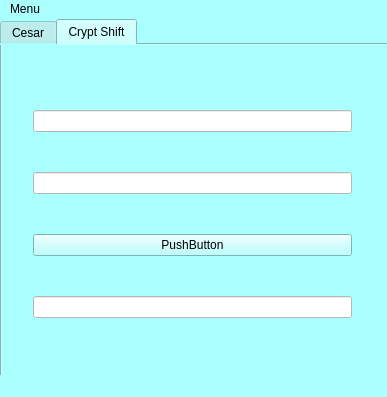
<?xml version="1.0" encoding="UTF-8"?>
<ui version="4.0">
 <class>cesar</class>
 <widget class="QMainWindow" name="cesar">
  <property name="enabled">
   <bool>true</bool>
  </property>
  <property name="geometry">
   <rect>
    <x>0</x>
    <y>0</y>
    <width>387</width>
    <height>397</height>
   </rect>
  </property>
  <property name="palette">
   <palette>
    <active>
     <colorrole role="WindowText">
      <brush brushstyle="SolidPattern">
       <color alpha="255">
        <red>0</red>
        <green>0</green>
        <blue>0</blue>
       </color>
      </brush>
     </colorrole>
     <colorrole role="Button">
      <brush brushstyle="SolidPattern">
       <color alpha="255">
        <red>170</red>
        <green>255</green>
        <blue>255</blue>
       </color>
      </brush>
     </colorrole>
     <colorrole role="Light">
      <brush brushstyle="SolidPattern">
       <color alpha="255">
        <red>255</red>
        <green>255</green>
        <blue>255</blue>
       </color>
      </brush>
     </colorrole>
     <colorrole role="Midlight">
      <brush brushstyle="SolidPattern">
       <color alpha="255">
        <red>255</red>
        <green>212</green>
        <blue>255</blue>
       </color>
      </brush>
     </colorrole>
     <colorrole role="Dark">
      <brush brushstyle="SolidPattern">
       <color alpha="255">
        <red>127</red>
        <green>85</green>
        <blue>127</blue>
       </color>
      </brush>
     </colorrole>
     <colorrole role="Mid">
      <brush brushstyle="SolidPattern">
       <color alpha="255">
        <red>170</red>
        <green>113</green>
        <blue>170</blue>
       </color>
      </brush>
     </colorrole>
     <colorrole role="Text">
      <brush brushstyle="SolidPattern">
       <color alpha="255">
        <red>0</red>
        <green>0</green>
        <blue>0</blue>
       </color>
      </brush>
     </colorrole>
     <colorrole role="BrightText">
      <brush brushstyle="SolidPattern">
       <color alpha="255">
        <red>255</red>
        <green>255</green>
        <blue>255</blue>
       </color>
      </brush>
     </colorrole>
     <colorrole role="ButtonText">
      <brush brushstyle="SolidPattern">
       <color alpha="255">
        <red>0</red>
        <green>0</green>
        <blue>0</blue>
       </color>
      </brush>
     </colorrole>
     <colorrole role="Base">
      <brush brushstyle="SolidPattern">
       <color alpha="255">
        <red>170</red>
        <green>255</green>
        <blue>255</blue>
       </color>
      </brush>
     </colorrole>
     <colorrole role="Window">
      <brush brushstyle="SolidPattern">
       <color alpha="255">
        <red>170</red>
        <green>255</green>
        <blue>255</blue>
       </color>
      </brush>
     </colorrole>
     <colorrole role="Shadow">
      <brush brushstyle="SolidPattern">
       <color alpha="255">
        <red>0</red>
        <green>0</green>
        <blue>0</blue>
       </color>
      </brush>
     </colorrole>
     <colorrole role="AlternateBase">
      <brush brushstyle="SolidPattern">
       <color alpha="255">
        <red>255</red>
        <green>212</green>
        <blue>255</blue>
       </color>
      </brush>
     </colorrole>
     <colorrole role="ToolTipBase">
      <brush brushstyle="SolidPattern">
       <color alpha="255">
        <red>255</red>
        <green>255</green>
        <blue>220</blue>
       </color>
      </brush>
     </colorrole>
     <colorrole role="ToolTipText">
      <brush brushstyle="SolidPattern">
       <color alpha="255">
        <red>0</red>
        <green>0</green>
        <blue>0</blue>
       </color>
      </brush>
     </colorrole>
     <colorrole role="PlaceholderText">
      <brush brushstyle="SolidPattern">
       <color alpha="128">
        <red>0</red>
        <green>0</green>
        <blue>0</blue>
       </color>
      </brush>
     </colorrole>
    </active>
    <inactive>
     <colorrole role="WindowText">
      <brush brushstyle="SolidPattern">
       <color alpha="255">
        <red>0</red>
        <green>0</green>
        <blue>0</blue>
       </color>
      </brush>
     </colorrole>
     <colorrole role="Button">
      <brush brushstyle="SolidPattern">
       <color alpha="255">
        <red>170</red>
        <green>255</green>
        <blue>255</blue>
       </color>
      </brush>
     </colorrole>
     <colorrole role="Light">
      <brush brushstyle="SolidPattern">
       <color alpha="255">
        <red>255</red>
        <green>255</green>
        <blue>255</blue>
       </color>
      </brush>
     </colorrole>
     <colorrole role="Midlight">
      <brush brushstyle="SolidPattern">
       <color alpha="255">
        <red>255</red>
        <green>212</green>
        <blue>255</blue>
       </color>
      </brush>
     </colorrole>
     <colorrole role="Dark">
      <brush brushstyle="SolidPattern">
       <color alpha="255">
        <red>127</red>
        <green>85</green>
        <blue>127</blue>
       </color>
      </brush>
     </colorrole>
     <colorrole role="Mid">
      <brush brushstyle="SolidPattern">
       <color alpha="255">
        <red>170</red>
        <green>113</green>
        <blue>170</blue>
       </color>
      </brush>
     </colorrole>
     <colorrole role="Text">
      <brush brushstyle="SolidPattern">
       <color alpha="255">
        <red>0</red>
        <green>0</green>
        <blue>0</blue>
       </color>
      </brush>
     </colorrole>
     <colorrole role="BrightText">
      <brush brushstyle="SolidPattern">
       <color alpha="255">
        <red>255</red>
        <green>255</green>
        <blue>255</blue>
       </color>
      </brush>
     </colorrole>
     <colorrole role="ButtonText">
      <brush brushstyle="SolidPattern">
       <color alpha="255">
        <red>0</red>
        <green>0</green>
        <blue>0</blue>
       </color>
      </brush>
     </colorrole>
     <colorrole role="Base">
      <brush brushstyle="SolidPattern">
       <color alpha="255">
        <red>170</red>
        <green>255</green>
        <blue>255</blue>
       </color>
      </brush>
     </colorrole>
     <colorrole role="Window">
      <brush brushstyle="SolidPattern">
       <color alpha="255">
        <red>170</red>
        <green>255</green>
        <blue>255</blue>
       </color>
      </brush>
     </colorrole>
     <colorrole role="Shadow">
      <brush brushstyle="SolidPattern">
       <color alpha="255">
        <red>0</red>
        <green>0</green>
        <blue>0</blue>
       </color>
      </brush>
     </colorrole>
     <colorrole role="AlternateBase">
      <brush brushstyle="SolidPattern">
       <color alpha="255">
        <red>255</red>
        <green>212</green>
        <blue>255</blue>
       </color>
      </brush>
     </colorrole>
     <colorrole role="ToolTipBase">
      <brush brushstyle="SolidPattern">
       <color alpha="255">
        <red>255</red>
        <green>255</green>
        <blue>220</blue>
       </color>
      </brush>
     </colorrole>
     <colorrole role="ToolTipText">
      <brush brushstyle="SolidPattern">
       <color alpha="255">
        <red>0</red>
        <green>0</green>
        <blue>0</blue>
       </color>
      </brush>
     </colorrole>
     <colorrole role="PlaceholderText">
      <brush brushstyle="SolidPattern">
       <color alpha="128">
        <red>0</red>
        <green>0</green>
        <blue>0</blue>
       </color>
      </brush>
     </colorrole>
    </inactive>
    <disabled>
     <colorrole role="WindowText">
      <brush brushstyle="SolidPattern">
       <color alpha="255">
        <red>127</red>
        <green>85</green>
        <blue>127</blue>
       </color>
      </brush>
     </colorrole>
     <colorrole role="Button">
      <brush brushstyle="SolidPattern">
       <color alpha="255">
        <red>170</red>
        <green>255</green>
        <blue>255</blue>
       </color>
      </brush>
     </colorrole>
     <colorrole role="Light">
      <brush brushstyle="SolidPattern">
       <color alpha="255">
        <red>255</red>
        <green>255</green>
        <blue>255</blue>
       </color>
      </brush>
     </colorrole>
     <colorrole role="Midlight">
      <brush brushstyle="SolidPattern">
       <color alpha="255">
        <red>255</red>
        <green>212</green>
        <blue>255</blue>
       </color>
      </brush>
     </colorrole>
     <colorrole role="Dark">
      <brush brushstyle="SolidPattern">
       <color alpha="255">
        <red>127</red>
        <green>85</green>
        <blue>127</blue>
       </color>
      </brush>
     </colorrole>
     <colorrole role="Mid">
      <brush brushstyle="SolidPattern">
       <color alpha="255">
        <red>170</red>
        <green>113</green>
        <blue>170</blue>
       </color>
      </brush>
     </colorrole>
     <colorrole role="Text">
      <brush brushstyle="SolidPattern">
       <color alpha="255">
        <red>127</red>
        <green>85</green>
        <blue>127</blue>
       </color>
      </brush>
     </colorrole>
     <colorrole role="BrightText">
      <brush brushstyle="SolidPattern">
       <color alpha="255">
        <red>255</red>
        <green>255</green>
        <blue>255</blue>
       </color>
      </brush>
     </colorrole>
     <colorrole role="ButtonText">
      <brush brushstyle="SolidPattern">
       <color alpha="255">
        <red>127</red>
        <green>85</green>
        <blue>127</blue>
       </color>
      </brush>
     </colorrole>
     <colorrole role="Base">
      <brush brushstyle="SolidPattern">
       <color alpha="255">
        <red>170</red>
        <green>255</green>
        <blue>255</blue>
       </color>
      </brush>
     </colorrole>
     <colorrole role="Window">
      <brush brushstyle="SolidPattern">
       <color alpha="255">
        <red>170</red>
        <green>255</green>
        <blue>255</blue>
       </color>
      </brush>
     </colorrole>
     <colorrole role="Shadow">
      <brush brushstyle="SolidPattern">
       <color alpha="255">
        <red>0</red>
        <green>0</green>
        <blue>0</blue>
       </color>
      </brush>
     </colorrole>
     <colorrole role="AlternateBase">
      <brush brushstyle="SolidPattern">
       <color alpha="255">
        <red>255</red>
        <green>170</green>
        <blue>255</blue>
       </color>
      </brush>
     </colorrole>
     <colorrole role="ToolTipBase">
      <brush brushstyle="SolidPattern">
       <color alpha="255">
        <red>255</red>
        <green>255</green>
        <blue>220</blue>
       </color>
      </brush>
     </colorrole>
     <colorrole role="ToolTipText">
      <brush brushstyle="SolidPattern">
       <color alpha="255">
        <red>0</red>
        <green>0</green>
        <blue>0</blue>
       </color>
      </brush>
     </colorrole>
     <colorrole role="PlaceholderText">
      <brush brushstyle="SolidPattern">
       <color alpha="128">
        <red>0</red>
        <green>0</green>
        <blue>0</blue>
       </color>
      </brush>
     </colorrole>
    </disabled>
   </palette>
  </property>
  <property name="windowTitle">
   <string>Crypts</string>
  </property>
  <property name="autoFillBackground">
   <bool>false</bool>
  </property>
  <property name="styleSheet">
   <string notr="true">background-color: rgb(170, 255, 255);</string>
  </property>
  <widget class="QWidget" name="centralWidget">
   <property name="minimumSize">
    <size>
     <width>369</width>
     <height>0</height>
    </size>
   </property>
   <property name="layoutDirection">
    <enum>Qt::LeftToRight</enum>
   </property>
   <widget class="QTabWidget" name="tabWidget">
    <property name="geometry">
     <rect>
      <x>0</x>
      <y>0</y>
      <width>391</width>
      <height>361</height>
     </rect>
    </property>
    <property name="styleSheet">
     <string notr="true">font: 8pt &quot;Comic Sans MS&quot;;
</string>
    </property>
    <property name="currentIndex">
     <number>1</number>
    </property>
    <widget class="QWidget" name="tabcesar">
     <attribute name="title">
      <string>Cesar</string>
     </attribute>
     <widget class="QWidget" name="verticalLayoutWidget">
      <property name="geometry">
       <rect>
        <x>20</x>
        <y>12</y>
        <width>351</width>
        <height>301</height>
       </rect>
      </property>
      <layout class="QVBoxLayout" name="verticalLayout">
       <property name="sizeConstraint">
        <enum>QLayout::SetDefaultConstraint</enum>
       </property>
       <item>
        <widget class="QLabel" name="label_2">
         <property name="text">
          <string>Введите слово для закодирования:</string>
         </property>
        </widget>
       </item>
       <item>
        <widget class="QLineEdit" name="lineEdit">
         <property name="minimumSize">
          <size>
           <width>0</width>
           <height>20</height>
          </size>
         </property>
         <property name="styleSheet">
          <string notr="true">background-color: rgb(255, 255, 255);</string>
         </property>
        </widget>
       </item>
       <item>
        <widget class="QLabel" name="label_3">
         <property name="text">
          <string>Выберете сдвиг:</string>
         </property>
        </widget>
       </item>
       <item>
        <widget class="QSpinBox" name="spinBox">
         <property name="styleSheet">
          <string notr="true">background-color: rgb(255, 255, 255);</string>
         </property>
         <property name="minimum">
          <number>1</number>
         </property>
         <property name="maximum">
          <number>99</number>
         </property>
        </widget>
       </item>
       <item>
        <spacer name="horizontalSpacer_2">
         <property name="orientation">
          <enum>Qt::Horizontal</enum>
         </property>
         <property name="sizeHint" stdset="0">
          <size>
           <width>40</width>
           <height>20</height>
          </size>
         </property>
        </spacer>
       </item>
       <item>
        <widget class="QPushButton" name="pushButton">
         <property name="styleSheet">
          <string notr="true">background-color: qlineargradient(spread:pad, x1:0, y1:0, x2:0, y2:1, stop:0 rgba(0, 0, 0, 255), stop:0.33 rgba(0, 0, 0, 255), stop:0.34 rgba(255, 30, 30, 255), stop:0.66 rgba(255, 0, 0, 255), stop:0.67 rgba(255, 255, 0, 255), stop:1 rgba(255, 255, 0, 255));
background-color: qradialgradient(spread:repeat, cx:0.5, cy:0.5, radius:0.077, fx:0.5, fy:0.5, stop:0 rgba(0, 169, 255, 147), stop:0.497326 rgba(0, 0, 0, 147), stop:1 rgba(0, 169, 255, 147));</string>
         </property>
         <property name="text">
          <string>Нажми на меня</string>
         </property>
        </widget>
       </item>
       <item>
        <widget class="QLabel" name="label">
         <property name="text">
          <string>Результат:</string>
         </property>
        </widget>
       </item>
       <item>
        <widget class="QLineEdit" name="lineEdit_2">
         <property name="minimumSize">
          <size>
           <width>0</width>
           <height>20</height>
          </size>
         </property>
         <property name="maximumSize">
          <size>
           <width>349</width>
           <height>16777215</height>
          </size>
         </property>
         <property name="baseSize">
          <size>
           <width>0</width>
           <height>0</height>
          </size>
         </property>
         <property name="styleSheet">
          <string notr="true">background-color: rgb(255, 255, 255);</string>
         </property>
        </widget>
       </item>
      </layout>
     </widget>
    </widget>
    <widget class="QWidget" name="tabshift">
     <attribute name="title">
      <string>Crypt Shift</string>
     </attribute>
     <widget class="QWidget" name="verticalLayoutWidget_2">
      <property name="geometry">
       <rect>
        <x>20</x>
        <y>20</y>
        <width>341</width>
        <height>301</height>
       </rect>
      </property>
      <layout class="QVBoxLayout" name="verticalLayout_2">
       <item>
        <widget class="QLineEdit" name="lineEdit_3">
         <property name="styleSheet">
          <string notr="true">background-color: rgb(255, 255, 255);</string>
         </property>
        </widget>
       </item>
       <item>
        <widget class="QLineEdit" name="lineEdit_4">
         <property name="styleSheet">
          <string notr="true">background-color: rgb(255, 255, 255);</string>
         </property>
        </widget>
       </item>
       <item>
        <widget class="QPushButton" name="pushButton_2">
         <property name="text">
          <string>PushButton</string>
         </property>
        </widget>
       </item>
       <item>
        <widget class="QLineEdit" name="lineEdit_5">
         <property name="styleSheet">
          <string notr="true">background-color: rgb(255, 255, 255);</string>
         </property>
        </widget>
       </item>
      </layout>
     </widget>
    </widget>
   </widget>
  </widget>
  <widget class="QStatusBar" name="statusBar"/>
  <widget class="QMenuBar" name="menuBar">
   <property name="geometry">
    <rect>
     <x>0</x>
     <y>0</y>
     <width>387</width>
     <height>21</height>
    </rect>
   </property>
   <widget class="QMenu" name="menucesar">
    <property name="title">
     <string>Menu</string>
    </property>
    <addaction name="action_3"/>
   </widget>
   <addaction name="menucesar"/>
  </widget>
  <action name="action_3">
   <property name="text">
    <string>О приколюхе</string>
   </property>
  </action>
 </widget>
 <layoutdefault spacing="6" margin="11"/>
 <resources/>
 <connections/>
</ui>
